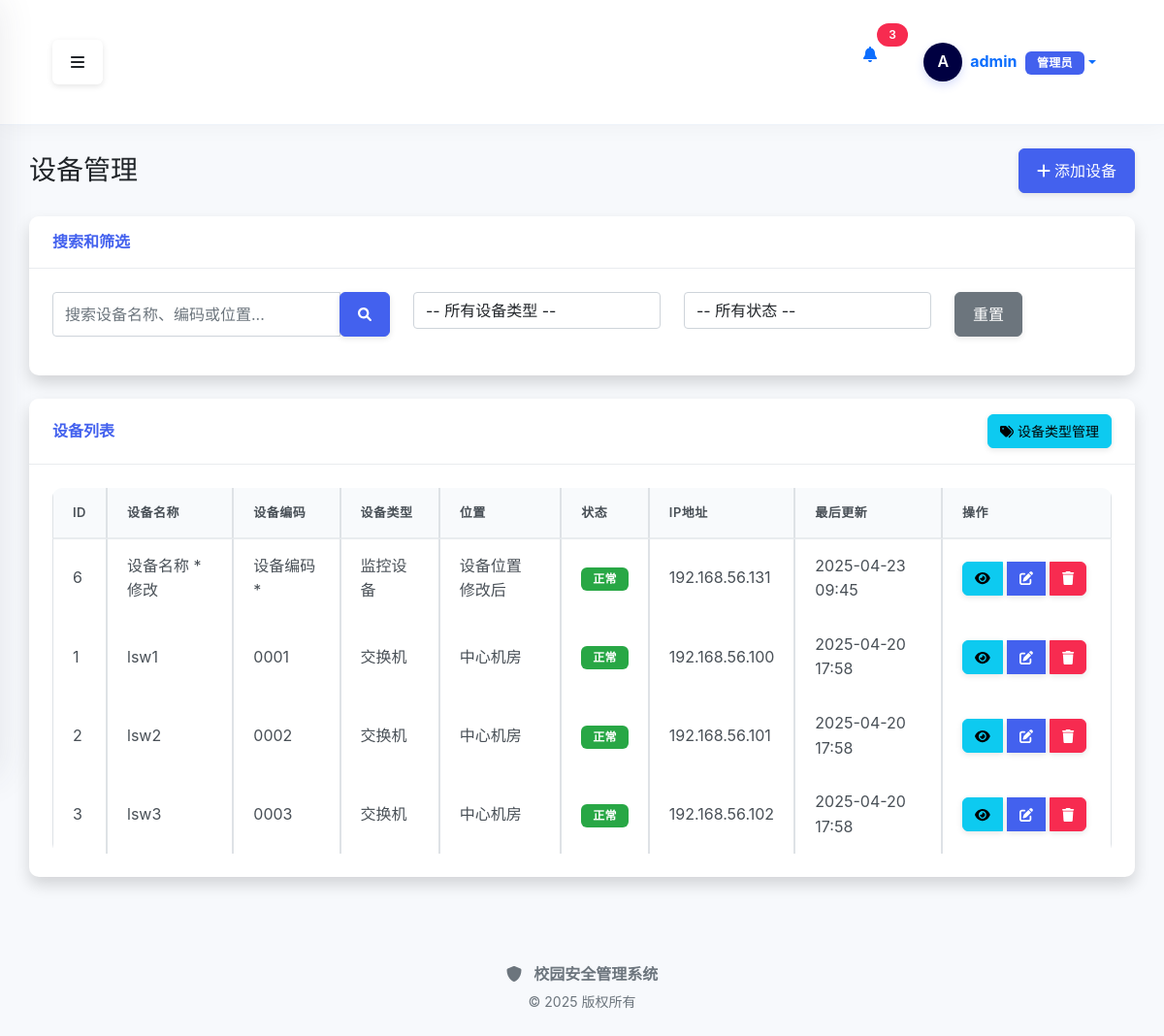
The app's page /device/ (signed in), older data.
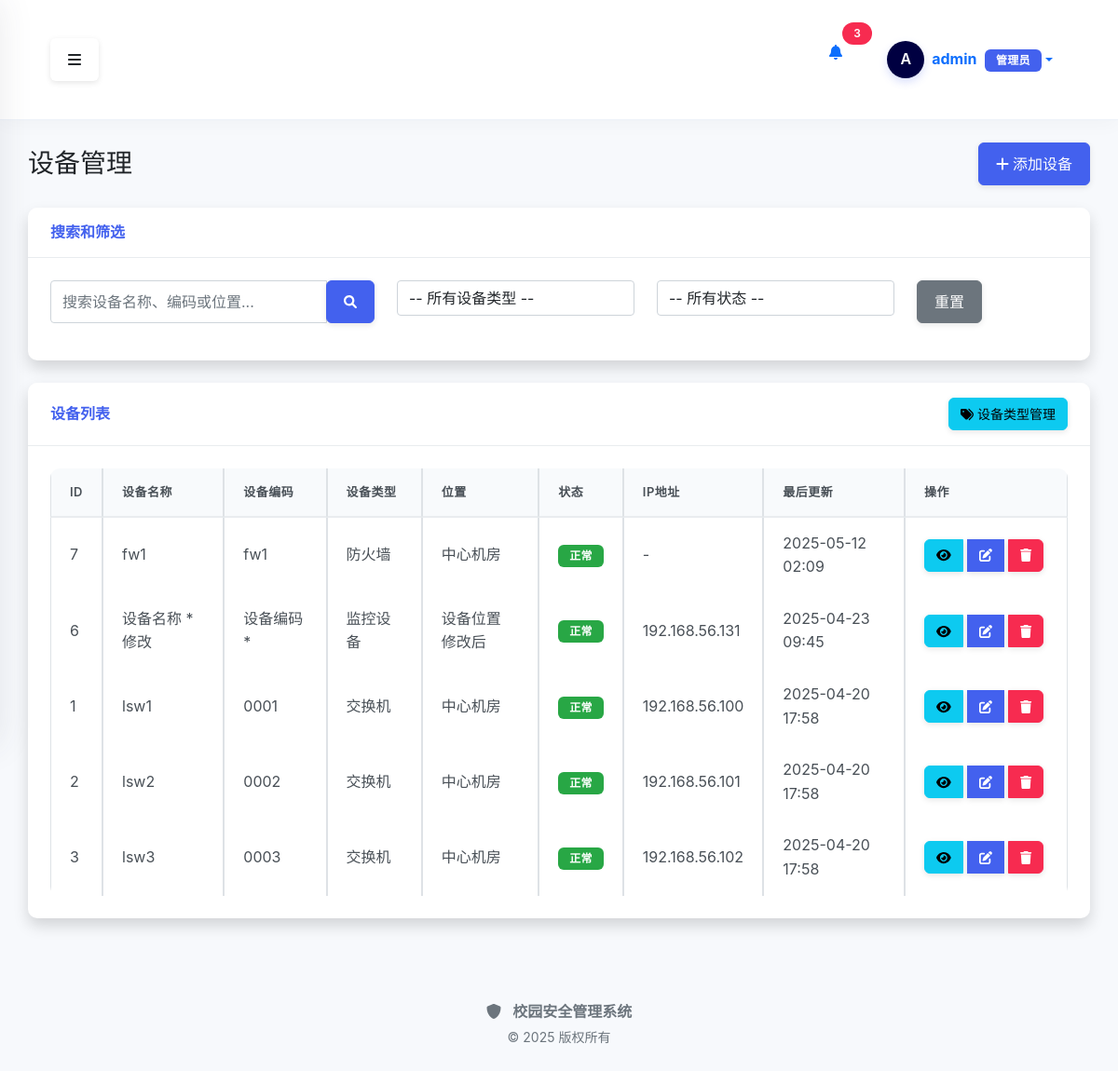
The same page, newer data.
### src/core/models.py (models this page shows, shortened)
class User(UserMixin, db.Model):
    __tablename__ = 'users'
    id = db.Column(db.Integer, primary_key=True)
    username = db.Column(db.String(64), unique=True, index=True, nullable=False)
    email = db.Column(db.String(120), unique=True, index=True, nullable=False)
    password_hash = db.Column(db.String(128), nullable=False)
    role_id = db.Column(db.Integer, db.ForeignKey('roles.id'))
    is_active = db.Column(db.Boolean, default=True)
    created_at = db.Column(db.DateTime, default=datetime.utcnow)
    updated_at = db.Column(db.DateTime, default=datetime.utcnow, onupdate=datetime.utcnow)
    role = db.relationship('Role', backref='users')
    @property
    def password(self):
        """密码不可读取"""
        raise AttributeError('密码不可读取')

### src/models/device.py (models this page shows, shortened)
class Device(BaseModel):
    __tablename__ = 'devices'
    __table_args__ = {'extend_existing': True}  # 确保可以扩展现有表
    id = db.Column(db.Integer, primary_key=True)
    name = db.Column(db.String(100), nullable=False)
    ip_address = db.Column(db.String(20), nullable=False)
    type_id = db.Column(db.Integer, db.ForeignKey('device_types.id'))
    location = db.Column(db.String(100))
    status = db.Column(db.String(20), default='正常')
    serial_number = db.Column(db.String(50), nullable=True)
    firmware_version = db.Column(db.String(50), nullable=True)
    device_code = db.Column(db.String(50), nullable=True, unique=True)
    mac_address = db.Column(db.String(20), nullable=True)
    manufacturer = db.Column(db.String(100), nullable=True)
    model = db.Column(db.String(100), nullable=True)
    purchase_date = db.Column(db.Date, nullable=True)
    warranty_period = db.Column(db.Integer, nullable=True)  # 保修期（月）
    notes = db.Column(db.Text, nullable=True)
    username = db.Column(db.String(50), default='admin', nullable=True)
    password = db.Column(db.String(100), default='admin123', nullable=True)
    port = db.Column(db.Integer, default=22, nullable=True)
    connection_protocol = db.Column(db.String(20), default='ssh', nullable=True)  # ssh, telnet, snmp

class DeviceType(BaseModel):
    __tablename__ = 'device_types'
    id = db.Column(db.Integer, primary_key=True)
    name = db.Column(db.String(50), nullable=False, unique=True)
    description = db.Column(db.String(200))
    devices = db.relationship('Device', backref='type', lazy=True)

### src/modules/device/routes.py (the view)
@device_bp.route('/')
@login_required
def index():
    page = request.args.get('page', 1, type=int)
    per_page = request.args.get('per_page', 10, type=int)
    search_query = request.args.get('search', '')
    device_type = request.args.get('type', '')
    status = request.args.get('status', '')
    query = Device.query
    if search_query:
        query = query.filter(
            (Device.name.like(f'%{search_query}%')) |
            (Device.device_code.like(f'%{search_query}%')) |
            (Device.location.like(f'%{search_query}%'))
        )
    if device_type:
        query = query.filter(Device.type_id == device_type)
    if status:
        query = query.filter(Device.status == status)
    query = query.options(joinedload(Device.type))
    pagination = query.order_by(desc(Device.updated_at)).paginate(
        page=page, per_page=per_page, error_out=False
    )
    devices = pagination.items
    device_types = DeviceType.query.all()
    status_options = db.session.query(Device.status).distinct().all()
    status_options = [status[0] for status in status_options if status[0]]  # 过滤掉空值
    if not status_options:
        status_options = ['正常', '维修中', '闲置', '报废']
    return render_template(
        'device/index.html',
        devices=devices,
        pagination=pagination,
        device_types=device_types,
        status_options=status_options,
        search_query=search_query,
        selected_type=device_type,
        selected_status=status
    )

### src/modules/policy/__init__.py (called while the page is built)
def init_app(app):
    app.register_blueprint(policy_bp)
    app.register_blueprint(policy_template_bp)
    app.register_blueprint(policy_deploy_bp)
    app.register_blueprint(policy_view_bp)
    global _template_directory_ensured
    if not _template_directory_ensured:
        from src.modules.policy.templates import ensure_template_directory
        ensure_template_directory()
        _template_directory_ensured = True
        app.logger.info("策略模板目录检查完成")
    @app.before_request
    def ensure_scheduler_running():
        from flask import g
        if not hasattr(g, 'scheduler_started'):
            with app.app_context():
                scheduler = get_scheduler()
                if scheduler.enabled and not scheduler.running:
                    scheduler.start()
            g.scheduler_started = True

### src/modules/policy/services/policy_sync_scheduler.py (called while the page is built)
def get_scheduler() -> PolicySyncScheduler:
    global _scheduler_instance
    if _scheduler_instance is None:
        _scheduler_instance = PolicySyncScheduler()
    return _scheduler_instance

### src/modules/device/templates/device/index.html (shortened to what this page needs)
{% extends "base.html" %}
{% block content %}
<div class="container-fluid">
    <div class="d-flex justify-content-between align-items-center mb-4">
        <h1 class="h3 mb-0 text-gray-800">设备管理</h1>
        <a href="{{ url_for('device.add') }}" class="btn btn-primary">
            <i class="fas fa-plus"></i> 添加设备
        </a>
    </div>
    <div class="card shadow mb-4">
        <div class="card-header py-3">
            <h6 class="m-0 font-weight-bold text-primary">搜索和筛选</h6>
        </div>
        <div class="card-body">
            <form method="get" action="{{ url_for('device.index') }}">
                <div class="row">
                    <div class="col-md-4 mb-3">
                        <div class="input-group">
                            <input type="text" class="form-control" placeholder="搜索设备名称、编码或位置..."
                                   name="search" value="{{ search_query }}">
                            <div class="input-group-append">
                                <button class="btn btn-primary" type="submit" aria-label="搜索" title="搜索">
                                    <i class="fas fa-search fa-sm"></i>
                                </button>
                            </div>
                        </div>
                    </div>
                    <div class="col-md-3 mb-3">
                        <select class="form-control" name="type" onchange="this.form.submit()"
                                aria-label="设备类型筛选" title="设备类型筛选">
                            <option value="">-- 所有设备类型 --</option>
                        </select>
                    </div>
                    <div class="col-md-3 mb-3">
                        <select class="form-control" name="status" onchange="this.form.submit()"
                                aria-label="设备状态筛选" title="设备状态筛选">
                            <option value="">-- 所有状态 --</option>
                        </select>
                    </div>
                    <div class="col-md-2 mb-3">
                        <a href="{{ url_for('device.index') }}" class="btn btn-secondary btn-block">
                            重置
                        </a>
                    </div>
                </div>
            </form>
        </div>
    </div>
    <div class="card shadow mb-4">
        <div class="card-header py-3 d-flex justify-content-between align-items-center">
            <h6 class="m-0 font-weight-bold text-primary">设备列表</h6>
            <a href="{{ url_for('device.types') }}" class="btn btn-info btn-sm">
                <i class="fas fa-tags"></i> 设备类型管理
            </a>
        </div>
        <div class="card-body">
            <div class="table-responsive">
                <table class="table table-bordered" width="100%" cellspacing="0">
                    <thead>
                        <tr>
                            <th>ID</th>
                            <th>设备名称</th>
                            <th>设备编码</th>
                            <th>设备类型</th>
                            <th>位置</th>
                            <th>状态</th>
                            <th>IP地址</th>
                            <th>最后更新</th>
                            <th>操作</th>
                        </tr>
                    </thead>
                    <tbody>
                        {% if devices %}
                            {% for device in devices %}
                            <tr>
                                <td>{{ device.id }}</td>
                                <td>{{ device.name }}</td>
                                <td>{{ device.device_code }}</td>
                                <td>{{ device.type.name if device.type else '-' }}</td>
                                <td>{{ device.location or '-' }}</td>
                                <td>
                                    {% if device.status == '正常' %}
                                    <span class="badge badge-success" style="display: inline-block !important; visibility: visible !important; color: white !important; background-color: #28a745 !important;">正常</span>
                                    {% elif device.status == '维修中' %}
                                    <span class="badge badge-warning" style="display: inline-block !important; visibility: visible !important; color: white !important; background-color: #ffc107 !important;">维修中</span>
                                    {% elif device.status == '报废' %}
                                    <span class="badge badge-danger" style="display: inline-block !important; visibility: visible !important; color: white !important; background-color: #dc3545 !important;">报废</span>
                                    {% elif device.status == '闲置' %}
                                    <span class="badge badge-info" style="display: inline-block !important; visibility: visible !important; color: white !important; background-color: #17a2b8 !important;">闲置</span>
                                    {% else %}
                                    <span class="badge badge-secondary" style="display: inline-block !important; visibility: visible !important; color: white !important; background-color: #6c757d !important;">{{ device.status or '未知' }}</span>
                                    {% endif %}
                                </td>
                                <td>{{ device.ip_address or '-' }}</td>
                                <td>{{ device.updated_at.strftime('%Y-%m-%d %H:%M') if device.updated_at else '-' }}</td>
                                <td>
                                    <div class="btn-group">
                                        <a href="{{ url_for('device.view', device_id=device.id) }}"
                                           class="btn btn-info btn-sm" title="查看详情">
                                            <i class="fas fa-eye"></i>
                                        </a>
                                        <a href="{{ url_for('device.edit', device_id=device.id) }}"
                                           class="btn btn-primary btn-sm" title="编辑">
                                            <i class="fas fa-edit"></i>
                                        </a>
                                        <button type="button" class="btn btn-danger btn-sm"
                                                onclick="confirmDelete('{{ device.id }}', '{{ device.name }}')" title="删除">
                                            <i class="fas fa-trash"></i>
                                        </button>
                                    </div>
                                </td>
                            </tr>
                            {% endfor %}
                        {% else %}
                            <tr>
                                <td colspan="9" class="text-center">没有找到设备记录</td>
                            </tr>
                        {% endif %}
                    </tbody>
                </table>
            </div>
        </div>
    </div>
</div>
{% endblock %}

### src/templates/base.html (shortened to what this page needs)
<!DOCTYPE html>
<html lang="zh-CN">
<head>
    <link href="https://cdn.jsdelivr.net/npm/bootstrap@5.1.3/dist/css/bootstrap.min.css" rel="stylesheet">
    <link rel="stylesheet" href="https://cdnjs.cloudflare.com/ajax/libs/font-awesome/6.0.0/css/all.min.css">
    <link rel="stylesheet" href="{{ url_for('static', filename='css/style.css') }}?v={{ range(1, 10000) | random }}">
</head>
<body>
    <div class="d-flex" id="wrapper">
        <div id="page-content-wrapper">
            <nav class="navbar navbar-expand-lg navbar-light top-navbar">
                <div class="container-fluid">
                    <button class="btn" id="menu-toggle" aria-label="切换侧边栏">
                        <i class="fas fa-bars"></i>
                    </button>
                    <div class="d-flex ms-auto">
                        {% if current_user.is_authenticated %}
                        <div class="nav-item dropdown me-3">
                            <a class="nav-link position-relative" href="#" id="notificationsDropdown" role="button" data-bs-toggle="dropdown" aria-expanded="false">
                                <i class="fas fa-bell"></i>
                                <span class="position-absolute top-0 start-100 translate-middle badge rounded-pill bg-danger">
                                    3
                                </span>
                            </a>
                        </div>
                        <div class="nav-item dropdown user-dropdown">
                            <a class="nav-link dropdown-toggle d-flex align-items-center" href="#" id="navbarDropdown" role="button" data-bs-toggle="dropdown" aria-expanded="false">
                                <div class="user-avatar-container me-2">
                                    <div class="user-avatar-circle">
                                        <span class="avatar-text">{{ current_user.username[0]|upper }}</span>
                                    </div>
                                </div>
                                <div class="user-info d-none d-md-block">
                                    <span class="fw-bold">{{ current_user.username }}</span>
                                    <span class="badge bg-primary ms-1">{{ current_user.role or ('管理员' if current_user.is_admin else '用户') }}</span>
                                </div>
                            </a>
                        </div>
                        {% else %}
                        <div class="nav-item">
                            <a class="btn btn-primary btn-sm" href="{{ url_for('auth.login') }}">
                                <i class="fas fa-sign-in-alt me-1"></i>登录
                            </a>
                        </div>
                        {% endif %}
                    </div>
                </div>
            </nav>
            <div class="content-container">
                {% block content %}{% endblock %}
            </div>
            <footer class="footer mt-auto py-3">
                <div class="container-fluid text-center text-muted">
                    <div class="footer-brand mb-1">
                        <i class="fas fa-shield-alt me-2"></i>
                        <span class="fw-bold">校园安全管理系统</span>
                    </div>
                    <p class="small mb-0">© 2025 版权所有</p>
                </div>
            </footer>
        </div>
    </div>
</body>
</html>

Row changes from the older to the newer data that the page shows:
added Device: id "7", name "fw1", device_code "fw1", type "防火墙", location "中心机房", status "正常", ip_address "-", updated_at "2025-05-12 02:09"
